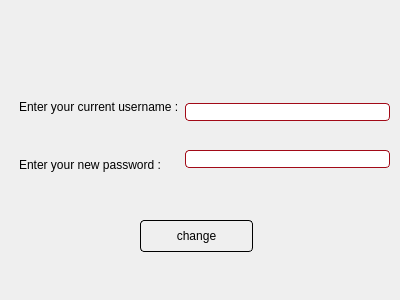
<?xml version="1.0" encoding="UTF-8"?>
<ui version="4.0">
 <class>change_password</class>
 <widget class="QDialog" name="change_password">
  <property name="geometry">
   <rect>
    <x>0</x>
    <y>0</y>
    <width>400</width>
    <height>300</height>
   </rect>
  </property>
  <property name="windowTitle">
   <string>Dialog</string>
  </property>
  <property name="styleSheet">
   <string notr="true">QDialog
{
      background: qconicalgradient(cx:0.5, cy:0.5, angle:30,
                stop:0 rgb(193, 192, 193), stop:1 rgb(255, 159, 159))

}
QLineEdit
{
 border-width: 1px;
    border-style: solid;
    border-color:rgb(162, 10, 23);
    border-radius: 4px;
background-color:white;
color:rgb(166, 5, 0);
	font: 13pt &quot;Comic Sans MS&quot;;
}
QLabel
{
	
	font: 75 14pt &quot;Comic Sans MS&quot;;
color:black;
}
QPushButton
{
	
	font: 75 14pt &quot;Comic Sans MS&quot;;
background: qlineargradient(x1:0, y1:0, x2:1, y2:1,
                stop:0 white, stop: 0.4 white, stop:1 rgb(193, 192, 193));
color:black;
  	 border-width: 1px;
    border-style: solid;
    border-radius: 4px;
}</string>
  </property>
  <widget class="QPushButton" name="changepassbutton">
   <property name="geometry">
    <rect>
     <x>140</x>
     <y>220</y>
     <width>113</width>
     <height>32</height>
    </rect>
   </property>
   <property name="text">
    <string>change</string>
   </property>
  </widget>
  <widget class="QWidget" name="layoutWidget">
   <property name="geometry">
    <rect>
     <x>19</x>
     <y>80</y>
     <width>371</width>
     <height>111</height>
    </rect>
   </property>
   <layout class="QHBoxLayout" name="horizontalLayout">
    <item>
     <layout class="QVBoxLayout" name="verticalLayout_2">
      <item>
       <widget class="QLabel" name="label">
        <property name="text">
         <string>Enter your current username :</string>
        </property>
       </widget>
      </item>
      <item>
       <widget class="QLabel" name="label_2">
        <property name="text">
         <string>Enter your new password :</string>
        </property>
       </widget>
      </item>
     </layout>
    </item>
    <item>
     <layout class="QVBoxLayout" name="verticalLayout">
      <item>
       <widget class="QLineEdit" name="lineEditcurrentuser"/>
      </item>
      <item>
       <widget class="QLineEdit" name="lineEditnew_pass"/>
      </item>
     </layout>
    </item>
   </layout>
  </widget>
 </widget>
 <resources/>
 <connections/>
</ui>
